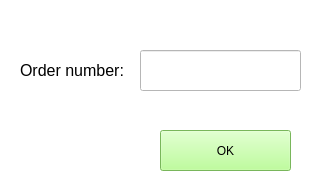
<?xml version="1.0" encoding="UTF-8"?>
<ui version="4.0">
 <class>Form</class>
 <widget class="QWidget" name="Form">
  <property name="geometry">
   <rect>
    <x>0</x>
    <y>0</y>
    <width>330</width>
    <height>194</height>
   </rect>
  </property>
  <property name="windowTitle">
   <string>Form</string>
  </property>
  <property name="styleSheet">
   <string notr="true">background-color: rgb(255, 255, 255);</string>
  </property>
  <widget class="QLineEdit" name="input">
   <property name="geometry">
    <rect>
     <x>140</x>
     <y>50</y>
     <width>161</width>
     <height>41</height>
    </rect>
   </property>
  </widget>
  <widget class="QLabel" name="lno">
   <property name="geometry">
    <rect>
     <x>20</x>
     <y>60</y>
     <width>111</width>
     <height>21</height>
    </rect>
   </property>
   <property name="font">
    <font>
     <pointsize>12</pointsize>
    </font>
   </property>
   <property name="text">
    <string>Order number:</string>
   </property>
  </widget>
  <widget class="QPushButton" name="pushButton">
   <property name="geometry">
    <rect>
     <x>160</x>
     <y>130</y>
     <width>131</width>
     <height>41</height>
    </rect>
   </property>
   <property name="styleSheet">
    <string notr="true">background-color: rgb(170, 255, 127);</string>
   </property>
   <property name="text">
    <string>OK</string>
   </property>
  </widget>
 </widget>
 <resources/>
 <connections/>
</ui>
